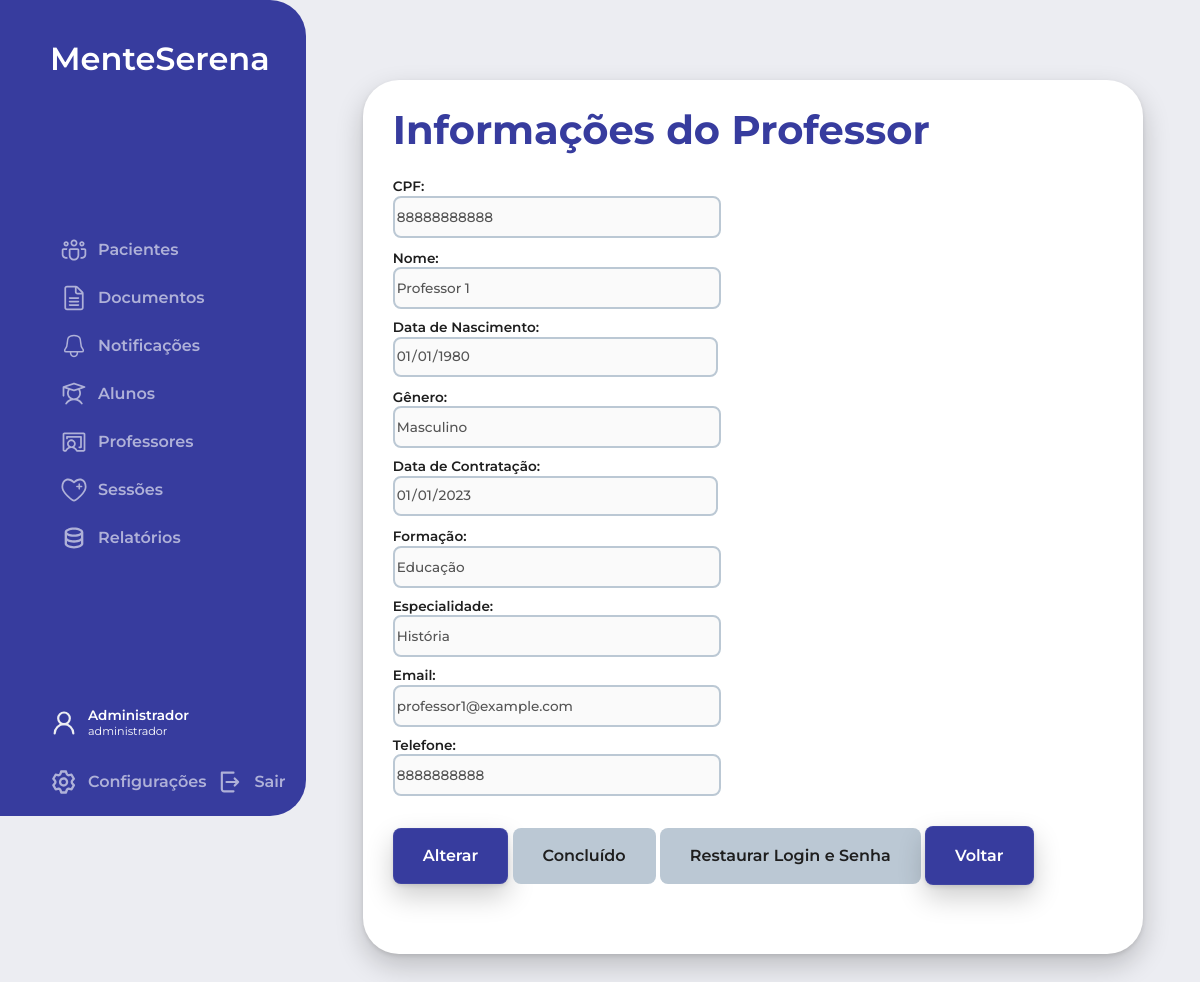
Page /php/acessarProfessores.php?id=3 (signed in) on the earlier database version.
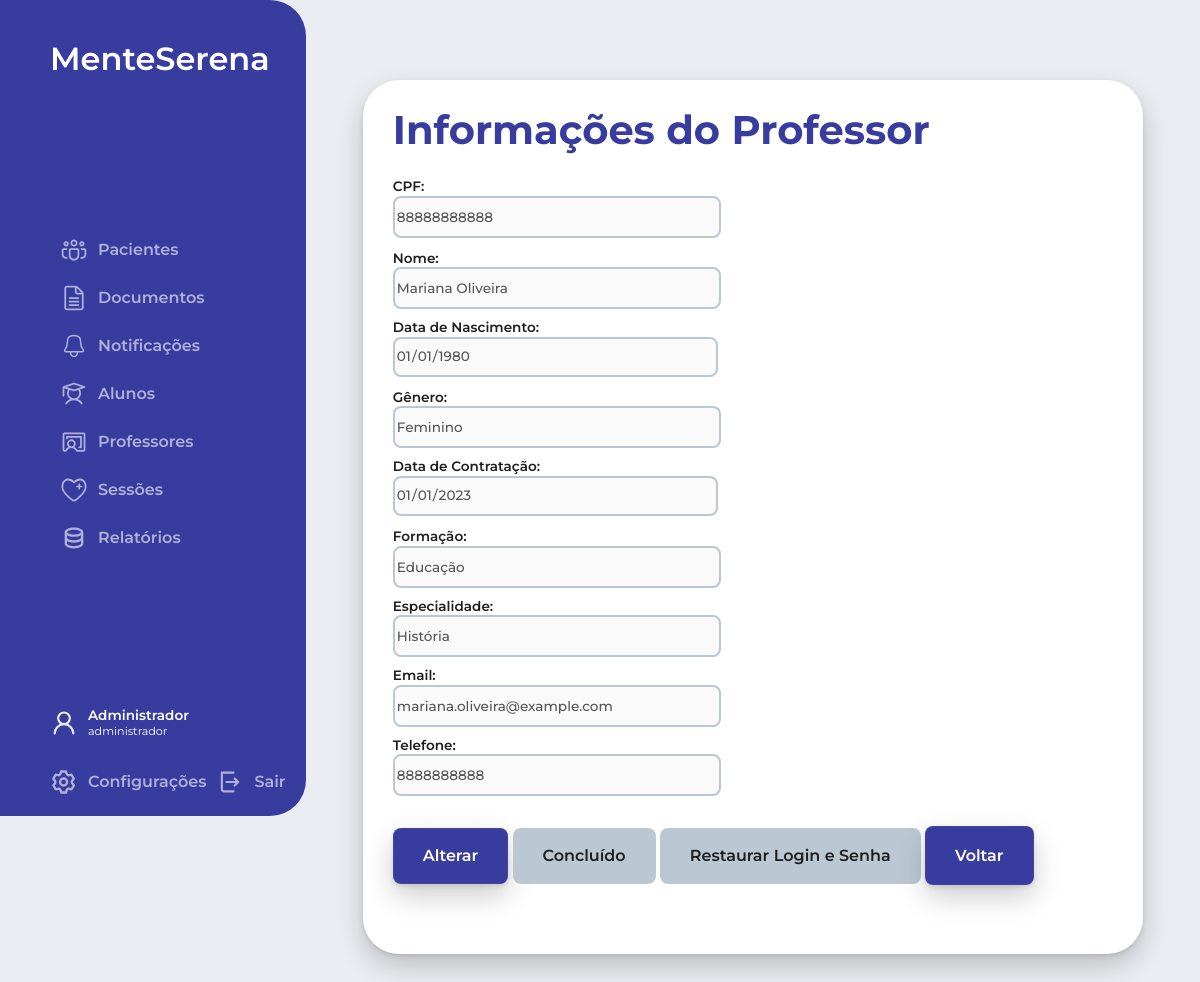
Same page on the later database version.
### tables this page shows
CREATE TABLE Usuarios (
    id_usuario INT AUTO_INCREMENT PRIMARY KEY,
    cpf VARCHAR(11) NOT NULL,
    nome VARCHAR(50) NOT NULL,
    data_nascimento DATE NOT NULL,
    genero ENUM('Masculino', 'Feminino', 'Outro') NOT NULL,
    data_contratacao DATE NOT NULL,
    formacao VARCHAR(50) NOT NULL,
    tipo_usuario ENUM('aluno', 'professor', 'administrador') NOT NULL,
    especialidade VARCHAR(20),
    email VARCHAR(50) NOT NULL,
    telefone VARCHAR(11) NOT NULL,
    login VARCHAR(20) NOT NULL,
    senha VARCHAR(255) NOT NULL,
    ativo BOOLEAN NOT NULL
);

### php/acessarProfessores.php (the view, shortened to what this page needs)
<?php
include('../config.php');
$idProfessor = isset($_GET['id']) ? $_GET['id'] : '';
$queryProfessor = "SELECT * FROM Usuarios WHERE id_usuario = ? AND tipo_usuario = 'professor'";
$stmtProfessor = mysqli_prepare($conn, $queryProfessor);
mysqli_stmt_bind_param($stmtProfessor, "i", $idProfessor);
mysqli_stmt_execute($stmtProfessor);
$resultProfessor = mysqli_stmt_get_result($stmtProfessor);
$professor = mysqli_fetch_assoc($resultProfessor);
?>
<!DOCTYPE html>
<html lang="pt-br">
<head>
  <link rel="stylesheet" href="../estilo.css">
  <link rel="stylesheet" href="../css/sidebar.css">
  <link rel="stylesheet" href="../css/mainContent.css">
</head>
<body>
  <div class="body_section">
    <?php include('sidebar.php'); ?>
    <main>
      <div class="main_title"><h2>Informações do Professor</h2></div>
      <div class="content">
        <form class="main_form" action="acessarProfessores.php?id=<?php echo $idProfessor; ?>" method="post">
          <div class="form_group">
            <div class="form_input">
              <label for="cpf">CPF:</label>
              <input type="text" name="cpf" id="cpf" value="<?php echo $professor['cpf']; ?>" disabled>
            </div>
            <div class="form_input">
              <label for="nome">Nome:</label>
              <input type="text" name="nome" id="nome" value="<?php echo $professor['nome']; ?>" disabled>
            </div>
            <div class="form_input">
              <label for="data_nascimento">Data de Nascimento:</label>
              <input type="date" name="data_nascimento" id="data_nascimento" value="<?php echo $professor['data_nascimento']; ?>" disabled>
            </div>
            <div class="form_input">
              <label for="genero">Gênero:</label>
              <input type="text" name="genero" id="genero" value="<?php echo $professor['genero']; ?>" disabled>
            </div>
            <div class="form_input">
              <label for="data_contratacao">Data de Contratação:</label>
              <input type="date" name="data_contratacao" id="data_contratacao" value="<?php echo $professor['data_contratacao']; ?>" disabled>
            </div>
            <div class="form_input">
              <label for="formacao">Formação:</label>
              <input type="text" name="formacao" id="formacao" value="<?php echo $professor['formacao']; ?>" disabled>
            </div>
            <div class="form_input">
              <label for="especialidade">Especialidade:</label>
              <input type="text" name="especialidade" id="especialidade" value="<?php echo $professor['especialidade']; ?>" disabled>
            </div>
            <div class="form_input">
              <label for="email">Email:</label>
              <input type="email" name="email" id="email" value="<?php echo $professor['email']; ?>" disabled>
            </div>
            <div class="form_input">
              <label for="telefone">Telefone:</label>
              <input type="text" name="telefone" id="telefone" value="<?php echo $professor['telefone']; ?>" disabled>
            </div>
          </div>
          <div class="form_group full_width">
            <button type="button" id="alterarBtn" class="botao_azul text_button">Alterar</button>
            <button type="submit" id="concluidoBtn" class="botao_azul text_button" name="botao" value="Concluído" disabled>Concluído</button>
            <button type="submit" id="restaurarLoginBtn" class="botao_azul text_button" name="botao" value="Restaurar Login e Senha" disabled>Restaurar Login e Senha</button>
            <a href="mainContent.php?tipo=professores" class="botao_azul text_button">Voltar</a>
          </div>
        </form>
      </div>
    </main>
  </div>
</body>
</html>

### php/sidebar.php (shortened to what this page needs)
<?php
if (isset($_SESSION['id_usuario'])) {
  $nivelAcesso = $_SESSION['UsuarioNivel'];
  $paginaAtual = basename($_SERVER['PHP_SELF']);
  $tipo = isset($_GET['tipo']) ? $_GET['tipo'] : 'pacientes';
  function gerarItemSidebar($paginaAtual, $tipo, $tipoPagina, $url, $imgSrc, $texto) {
    $activeClass = ($paginaAtual == 'mainContent.php' && $tipo == $tipoPagina) ? 'active' : '';
    return '
      <li class="' . $activeClass . '">
        <a href="' . $url . '">
          <img src="' . $imgSrc . '" alt="' . $texto . '">
          <span>' . $texto . '</span>
        </a>
      </li>';
  }
  $sidebar = '
    <div class="sidebar">
      <div class="logo"><h3>MenteSerena</h3></div>
      <ul>';
  if ($nivelAcesso == ADMINISTRADOR) {
    $sidebar .= gerarItemSidebar($paginaAtual, $tipo, 'pacientes', '/MenteSerena-master/php/mainContent.php?tipo=pacientes', '../images/pacientes.svg', 'Pacientes');
    $sidebar .= gerarItemSidebar($paginaAtual, $tipo, 'documentos', '/MenteSerena-master/php/mainContent.php?tipo=documentos', '../images/documentos.svg', 'Documentos');
    $sidebar .= gerarItemSidebar($paginaAtual, $tipo, 'notificacoes', '/MenteSerena-master/php/mainContent.php?tipo=notificacoes', '../images/notificacoes.svg', 'Notificações');
    $sidebar .= gerarItemSidebar($paginaAtual, $tipo, 'alunos', '/MenteSerena-master/php/mainContent.php?tipo=alunos', '../images/alunos.svg', 'Alunos');
    $sidebar .= gerarItemSidebar($paginaAtual, $tipo, 'professores', '/MenteSerena-master/php/mainContent.php?tipo=professores', '../images/professores.svg', 'Professores');
    $sidebar .= gerarItemSidebar($paginaAtual, $tipo, 'sessoes', '/MenteSerena-master/php/mainContent.php?tipo=sessoes', '../images/sessoes.svg', 'Sessões');
    $sidebar .= gerarItemSidebar($paginaAtual, $tipo, 'relatorios', '/MenteSerena-master/php/relatorio.php', '../images/relatorios.svg', 'Relatórios');
  } else if ($nivelAcesso == PROFESSOR) {
    $sidebar .= gerarItemSidebar($paginaAtual, $tipo, 'pacientes', '/MenteSerena-master/php/mainContent.php?tipo=pacientes', '../images/pacientes.svg', 'Pacientes');
    $sidebar .= gerarItemSidebar($paginaAtual, $tipo, 'documentos', '/MenteSerena-master/php/mainContent.php?tipo=documentos', '../images/documentos.svg', 'Documentos');
    $sidebar .= gerarItemSidebar($paginaAtual, $tipo, 'notificacoes', '/MenteSerena-master/php/mainContent.php?tipo=notificacoes', '../images/notificacoes.svg', 'Notificações');
    $sidebar .= gerarItemSidebar($paginaAtual, $tipo, 'alunos', '/MenteSerena-master/php/mainContent.php?tipo=alunos', '../images/alunos.svg', 'Alunos');
    $sidebar .= gerarItemSidebar($paginaAtual, $tipo, 'sessoes', '/MenteSerena-master/php/mainContent.php?tipo=sessoes', '../images/sessoes.svg', 'Sessões');
    $sidebar .= gerarItemSidebar($paginaAtual, $tipo, 'relatorios', '/MenteSerena-master/php/relatorio.php', '../images/relatorios.svg', 'Relatórios');
  } else if ($nivelAcesso == ALUNO) {
    $sidebar .= gerarItemSidebar($paginaAtual, $tipo, 'pacientes', '/MenteSerena-master/php/mainContent.php?tipo=pacientes', '../images/pacientes.svg', 'Pacientes');
    $sidebar .= gerarItemSidebar($paginaAtual, $tipo, 'documentos', '/MenteSerena-master/php/mainContent.php?tipo=documentos', '../images/documentos.svg', 'Documentos');
    $sidebar .= gerarItemSidebar($paginaAtual, $tipo, 'notificacoes', '/MenteSerena-master/php/mainContent.php?tipo=notificacoes', '../images/notificacoes.svg', 'Notificações');
    $sidebar .= gerarItemSidebar($paginaAtual, $tipo, 'sessoes', '/MenteSerena-master/php/mainContent.php?tipo=sessoes', '../images/sessoes.svg', 'Sessões');
  }
  $sidebar .= '
      </ul>
      <div class="menu">
        <div class="user">
          <img src="../images/user.svg" alt="Usuário">
          <div class="user_name">
            <span class="placeholder">' . $_SESSION['nome_usuario'] . '</span>
            <span class="caption">' . $_SESSION['UsuarioNivel'] . '</span>
          </div>
        </div>
        <div class="configuracoes">
          <a href="acessarUsuario.php?id=' . $_SESSION['id_usuario'] . '">
            <img src="../images/setting.svg" alt="Configurações">
            <span>Configurações</span>
          </a>
          <a href="logout.php">
            <img src="../images/exit.svg" alt="Sair">
            <span>Sair</span>
          </a>
        </div>
      </div>
    </div>';
  echo $sidebar;
} else {
  header('Location: /MenteSerena-master/index.php');
  exit();
}
?>

### estilo.css (style rules this page uses)
:root { --primary-color: #373C9E; --darker-primary-color: #2E3385; --off-white: #ECEDF2; --white: #ffffff; --black: #1e1e1e; --light-gray: #BBC8D4; --shadow: rgba(0, 0, 0, 0.2) 0px 12px 28px 0px, rgba(0, 0, 0, 0.1) 0px 2px 4px 0px, rgba(255, 255, 255, 0.05) 0px 0px 0px 1px inset; }
body { font-family: 'Montserrat', Arial, Helvetica, sans-serif; background-color: var(--off-white); font-size: 16px; margin: 0; padding: 0; }
h1, h2, h3, h4, h5, h6, p, span, .text_button, .placeholder, .small, .caption { margin: 0; }
h2 { color: var(--black); font-size: 2.5rem; font-weight: 700; line-height: 100%; }
h3 { color: var(--black); font-size: 2rem; font-weight: 600; line-height: 120%; }
span { font-size: 1rem; font-weight: 600; line-height: 100%; }
button { font-family: 'Montserrat', Arial, Helvetica, sans-serif; }
.text_button { color: var(--black); font-size: 1rem; font-weight: 600; line-height: 100%; }
.placeholder { color: var(--black); font-size: 0.85rem; font-weight: 600; line-height: 100%; }
.caption { color: var(--black); font-size: 0.7rem; font-weight: 400; line-height: 120%; }
ul { list-style: none; }
select, input, textarea { font-family: 'Montserrat', Arial, Helvetica, sans-serif; font-size: 0.85rem; font-weight: 500; line-height: 100%; }
.botao_azul { background-color: var(--primary-color); color: var(--white); padding: 20px 30px; text-decoration: none; border-radius: 8px; box-shadow: var(--shadow); transition: all 0.3s ease; cursor: pointer; border: none; }
.botao_azul:disabled { background-color: var(--light-gray); color: var(--black); cursor: not-allowed; box-shadow: none; }
.main_form { display: flex; flex-wrap: wrap; justify-content: space-between; }
.main_form select, .main_form input, .main_form textarea { font-family: 'Montserrat', Arial, Helvetica, sans-serif; max-width: 320px; width: 100%; height: 36px; border-radius: 8px; border: 2px solid var(--light-gray); }
.main_form label { font-size: 0.85rem; font-weight: 600; line-height: 100%; color: #1e1e1e; }
.main_form .form_input { display: flex; flex-direction: column; gap: 2px; margin-bottom: 12px; }
.main_form .form_group { width: 48%; margin-bottom: 20px; }
.main_form .form_group.full_width { width: 100%; }

### css/sidebar.css (style rules this page uses)
span { font-size: 1rem; font-weight: 600; line-height: 100%; }
.placeholder { color: var(--white); font-size: 0.85rem; font-weight: 600; line-height: 100%; }
.caption { color: var(--white); font-size: 0.7rem; font-weight: 400; line-height: 120%; }
.sidebar { max-height: 100vh; height: 97vh; max-width: 295px; background-color: var(--primary-color); color: var(--white); padding: 20px; display: flex; flex-direction: column; justify-content: space-between; border-radius: 0 36px 36px 0; }
.sidebar .logo h3 { color: var(--white); margin: 20px auto auto 30px; }
.sidebar ul { list-style: none; padding: 0; margin: auto auto auto 30px; }
.sidebar a { text-decoration: none; color: var(--white); opacity: 0.6; display: flex; align-items: center; padding: 10px; transition: all 0.3s ease; }
.sidebar img { margin-right: 10px; width: 28px; height: 28px; }
.menu { display: flex; flex-direction: column; margin-left: 30px; background-color: var(--primary-color); align-items: flex-start; }
.menu .placeholder { margin-bottom: 2px; }
.menu .caption { margin: 0; }
.user { display: flex; align-items: center; margin-bottom: 30px; }
.user .user_name { display: flex; flex-direction: column; }
.configuracoes { display: flex; gap: 10px; }
.configuracoes a { padding: 0; }

### css/mainContent.css (style rules this page uses)
.body_section { display: flex; flex-direction: row; flex-wrap: wrap; }
.body_section main { width: 100%; max-width: 60vw; height: auto; padding: 30px; padding-bottom: 50px; margin: 80px auto 80px; background-color: var(--white); border-radius: 36px; box-shadow: var(--shadow); display: flex; flex-direction: column; }
.body_section main .main_title h2 { color: var(--primary-color); margin: 0 0 30px; }

Differences in the rows shown:
changed usuarios "Educação": nome "Professor 1" → "Mariana Oliveira"; genero "Masculino" → "Feminino"; email "professor1@example.com" → "mariana.oliveira@example.com"
